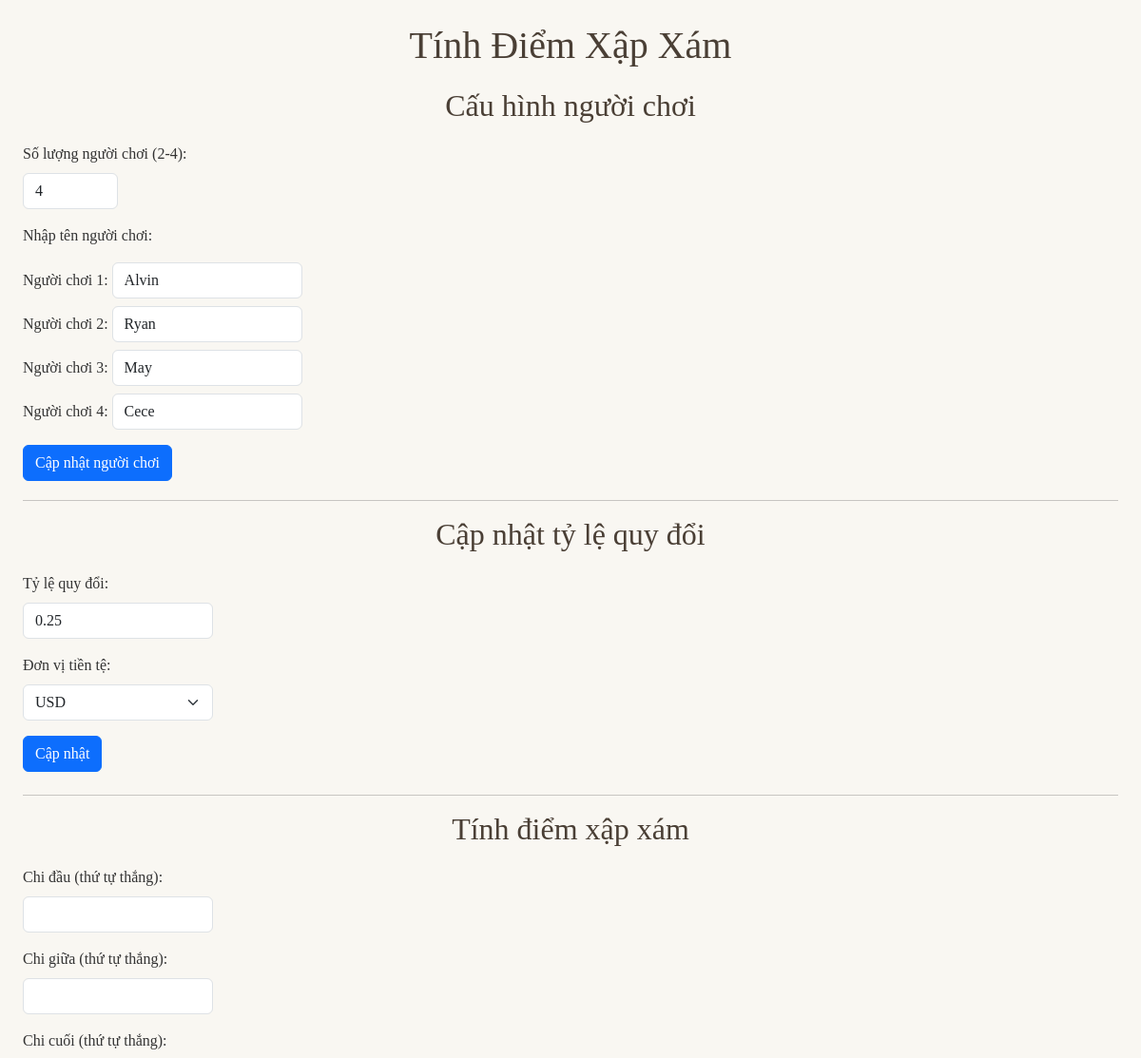
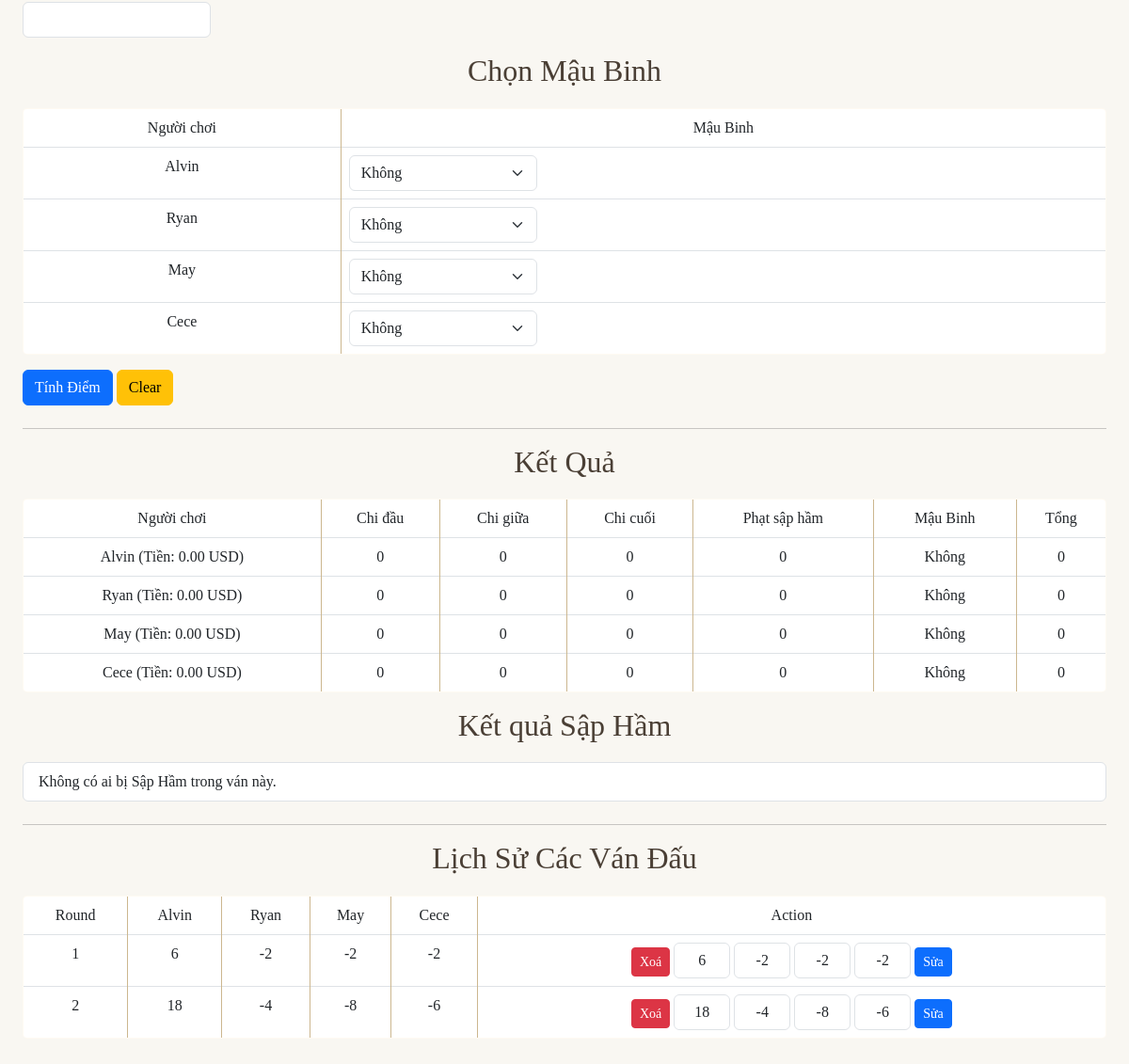
The page / on the database its author committed (2 pictures, top to bottom).
### tables this page shows
CREATE TABLE game_history (
                round INTEGER PRIMARY KEY AUTOINCREMENT,
                player1 INTEGER,
                player2 INTEGER,
                player3 INTEGER,
                player4 INTEGER,
                played_at TEXT,
                description TEXT
            );

### app.py (the view, shortened to what this page needs)
@app.route("/", methods=["GET", "POST"])
def index():
    global scores, sap_ham_results, history, player_total_points, conversion_rate, currency, players
    global last_chi_dau, last_chi_giua, last_chi_cuoi
    default_conversion_rate = 0.25
    default_currency = "USD"
    history.clear()
    with sqlite3.connect(DATABASE) as conn:
        cursor = conn.cursor()
        cursor.execute("SELECT * FROM game_history ORDER BY round ASC")
        rows = cursor.fetchall()
        for row in rows:
            round_entry = {}
            try:
                round_entry["round"] = row[0]
                round_entry[players[0]] = row[1] if len(players) > 0 else 0
                round_entry[players[1]] = row[2] if len(players) > 1 else 0
                round_entry[players[2]] = row[3] if len(players) > 2 else 0
                round_entry[players[3]] = row[4] if len(players) > 3 else 0
                round_entry["played_at"] = row[5] if row[5] else "N/A"
                round_entry["description"] = row[6] if row[6] else "Không"
                history.append(round_entry)
            except IndexError as e:
                print(f"Error processing row: {row}, Error: {e}")
    return render_template(
        "index.html",
        scores=scores,
        players=players,
        sap_ham_results=sap_ham_results,
        history=history,
        player_total_points=player_total_points,
        conversion_rate=conversion_rate,
        currency=currency,
        last_chi_dau=last_chi_dau,
        last_chi_giua=last_chi_giua,
        last_chi_cuoi=last_chi_cuoi,
        max_players=max_players,
        min_players=min_players
    )

### templates/index.html (shortened to what this page needs)
<!DOCTYPE html>
<html lang="en">
<head>
    <link href="https://cdn.jsdelivr.net/npm/bootstrap@5.3.0/dist/css/bootstrap.min.css" rel="stylesheet">
    <link href="/static/css/styles.css" rel="stylesheet">
</head>
<body class="p-4">
    <h1>Tính Điểm Xập Xám</h1>
    <h2>Cấu hình người chơi</h2>
    <form method="POST">
        <div class="mb-3">
            <label for="num_players" class="form-label">Số lượng người chơi (2-4):</label>
            <input type="number" id="num_players" name="num_players" min="{{ min_players }}" max="{{ max_players }}"
                value="{{ players|length }}" required class="form-control" style="width:100px;">
        </div>
        <div class="mb-3">
            <p>Nhập tên người chơi:</p>
            {% for i in range(players|length) %}
            <div class="mb-2">
                <label>Người chơi {{i+1}}:</label>
                <input type="text" name="player_name_{{i+1}}" value="{{ players[i] }}"
                    class="form-control d-inline-block" style="width:200px;">
            </div>
            {% endfor %}
        </div>
        <button type="submit" name="update_settings" value="1" class="btn btn-primary">Cập nhật người chơi</button>
    </form>
    <hr>
    <h2>Cập nhật tỷ lệ quy đổi</h2>
    <form method="POST" class="mb-4">
        <div class="mb-3">
            <label for="conversion_rate" class="form-label">Tỷ lệ quy đổi:</label>
            <input type="number" step="0.001" id="conversion_rate" name="conversion_rate" value="{{ conversion_rate }}"
                required class="form-control" style="width:200px;">
        </div>
        <div class="mb-3">
            <label for="currency" class="form-label">Đơn vị tiền tệ:</label>
            <select name="currency" id="currency" class="form-select" style="width:200px;">
                <option value="USD" {% if currency=="USD" %}selected{% endif %}>USD</option>
            </select>
        </div>
        <button type="submit" name="update_conversion_rate" value="1" class="btn btn-primary">Cập nhật</button>
    </form>
    <hr>
    <h2>Tính điểm xập xám</h2>
    <form method="POST" class="mb-4">
        <div class="mb-3">
            <label for="chi_dau" class="form-label">Chi đầu (thứ tự thắng):</label>
            <input type="text" id="chi_dau" name="chi_dau" class="form-control" style="width:200px;"
                value="{{ last_chi_dau }}">
        </div>
        <div class="mb-3">
            <label for="chi_giua" class="form-label">Chi giữa (thứ tự thắng):</label>
            <input type="text" id="chi_giua" name="chi_giua" class="form-control" style="width:200px;"
                value="{{ last_chi_giua }}">
        </div>
        <div class="mb-3">
            <label for="chi_cuoi" class="form-label">Chi cuối (thứ tự thắng):</label>
            <input type="text" id="chi_cuoi" name="chi_cuoi" class="form-control" style="width:200px;"
                value="{{ last_chi_cuoi }}">
        </div>
        <h2>Chọn Mậu Binh</h2>
        <table class="table table-bordered">
            <thead>
                <tr>
                    <th>Người chơi</th>
                    <th>Mậu Binh</th>
                </tr>
            </thead>
            <tbody>
                {% for player in players %}
                <tr>
                    <td>{{ player }}</td>
                    <td>
                        <select name="mau_binh_{{player}}" class="form-select" style="width:200px;">
                            <option value="none" {% if scores[player]["mau_binh"]=="none" %}selected{% endif %}>Không
                            </option>
                        </select>
                    </td>
                </tr>
                {% endfor %}
            </tbody>
        </table>
        <button type="submit" class="btn btn-primary">Tính Điểm</button>
        <button type="submit" name="clear_history" value="1" class="btn btn-warning">Clear</button>
    </form>
    <hr>
    <h2>Kết Quả</h2>
    <table class="table table-bordered">
        <thead>
            <tr>
                <th>Người chơi</th>
                <th>Chi đầu</th>
                <th>Chi giữa</th>
                <th>Chi cuối</th>
                <th>Phạt sập hầm</th>
                <th>Mậu Binh</th>
                <th>Tổng</th>
            </tr>
        </thead>
        <tbody>
            {% for player in players %}
            <tr>
                <td>
                    {{ player }}
                    <span
                        class="{% if player_total_points[player] > 0 %}money-positive{% elif player_total_points[player] < 0 %}money-negative{% endif %}">
                        (Tiền: {{ "%.2f"|format(player_total_points[player]*conversion_rate) }} {{ currency }})
                    </span>
                </td>
                <td>{{ scores[player]["chi_dau"] }}</td>
                <td>{{ scores[player]["chi_giua"] }}</td>
                <td>{{ scores[player]["chi_cuoi"] }}</td>
                <td>{{ scores[player]["sap_ham"] }}</td>
                <td>
                    {% if scores[player]["mau_binh"] == "none" %}
                        Không
                    {% else %}
                        {{ scores[player]["mau_binh"].replace('_', ' ')|title }}
                    {% endif %}
                </td>
                <td>{{ scores[player]["tong"] }}</td>
            </tr>
            {% endfor %}
        </tbody>
    </table>
    <h2>Kết quả Sập Hầm</h2>
    <ul class="list-group mb-4">
        {% if sap_ham_results|length == 0 %}
        <li class="list-group-item">Không có ai bị Sập Hầm trong ván này.</li>
        {% endif %}
    </ul>
    <hr>
    <h2>Lịch Sử Các Ván Đấu</h2>
    <table class="table table-bordered">
        <thead>
            <tr>
                <th>Round</th>
                {% for player in players %}
                <th>{{ player }}</th>
                {% endfor %}
                <th>Action</th>
            </tr>
        </thead>
        <tbody>
            {% for round in history %}
            <tr>
                <td>{{ round.round }}</td>
                {% for player in players %}
                <td>
                    {{ round[player] if round[player] is not none else '' }}
                </td>
                {% endfor %}
                <td>
                    <form method="POST" style="display: inline;">
                        <button type="submit" class="btn btn-danger btn-sm">Xoá</button>
                    </form>
                    <form method="POST" style="display: inline;">
                        {% for player in players %}
                        <input type="text" name="edit_{{player}}" value="{{ round[player] }}" size="3"
                            class="form-control d-inline-block" style="width:60px;">
                        {% endfor %}
                        <button type="submit" class="btn btn-primary btn-sm">Sửa</button>
                    </form>
                </td>
            </tr>
            {% endfor %}
        </tbody>
    </table>
</body>
</html>

### static/css/styles.css (style rules this page uses)
body { background-color: #f9f7f2; font-family: "Garamond", serif; color: #333; padding: 20px; }
h1, h2 { font-weight: normal; text-align: center; color: #4a3f35; margin-bottom: 20px; }
table { width: 100%; border-collapse: collapse; background-color: #fffaf2; border-radius: 5px; overflow: hidden; margin-bottom: 20px; }
table, th, td { border: 1px solid #ccb78f; }
th { background-color: #e5d7c2; font-weight: normal; padding: 10px; text-align: center; color: #4a3f35; }
td { padding: 10px; text-align: center; }
form { margin-bottom: 20px; }
button, input[type="submit"] { background-color: #ccb78f; border: none; padding: 8px 16px; cursor: pointer; font-family: "Garamond", serif; border-radius: 4px; transition: background-color 0.3s; }
input[type="text"][size="3"] { text-align: center; font-family: "Garamond", serif; }

### rows shown on the page
game_history: round "1", round "6" "-2" "-2" "-2", round "6" "-2" "-2" "-2"
game_history: round "2", round "18" "-4" "-8" "-6", round "18" "-4" "-8" "-6"

### other values the page prints
{{ i+1 }} "1" "2" "3" "4"
{{ player }} "Alvin" "Ryan" "May" "Cece"
{{ "%.2f"|format(player_total_points[player]*conversion_rate) }} "0.00" "0.00" "0.00" "0.00"
{{ currency }} "USD" "USD" "USD" "USD"
{{ scores[player]["chi_dau"] }} "0" "0" "0" "0"
{{ scores[player]["chi_giua"] }} "0" "0" "0" "0"
{{ scores[player]["chi_cuoi"] }} "0" "0" "0" "0"
{{ scores[player]["sap_ham"] }} "0" "0" "0" "0"
{{ scores[player]["tong"] }} "0" "0" "0" "0"
